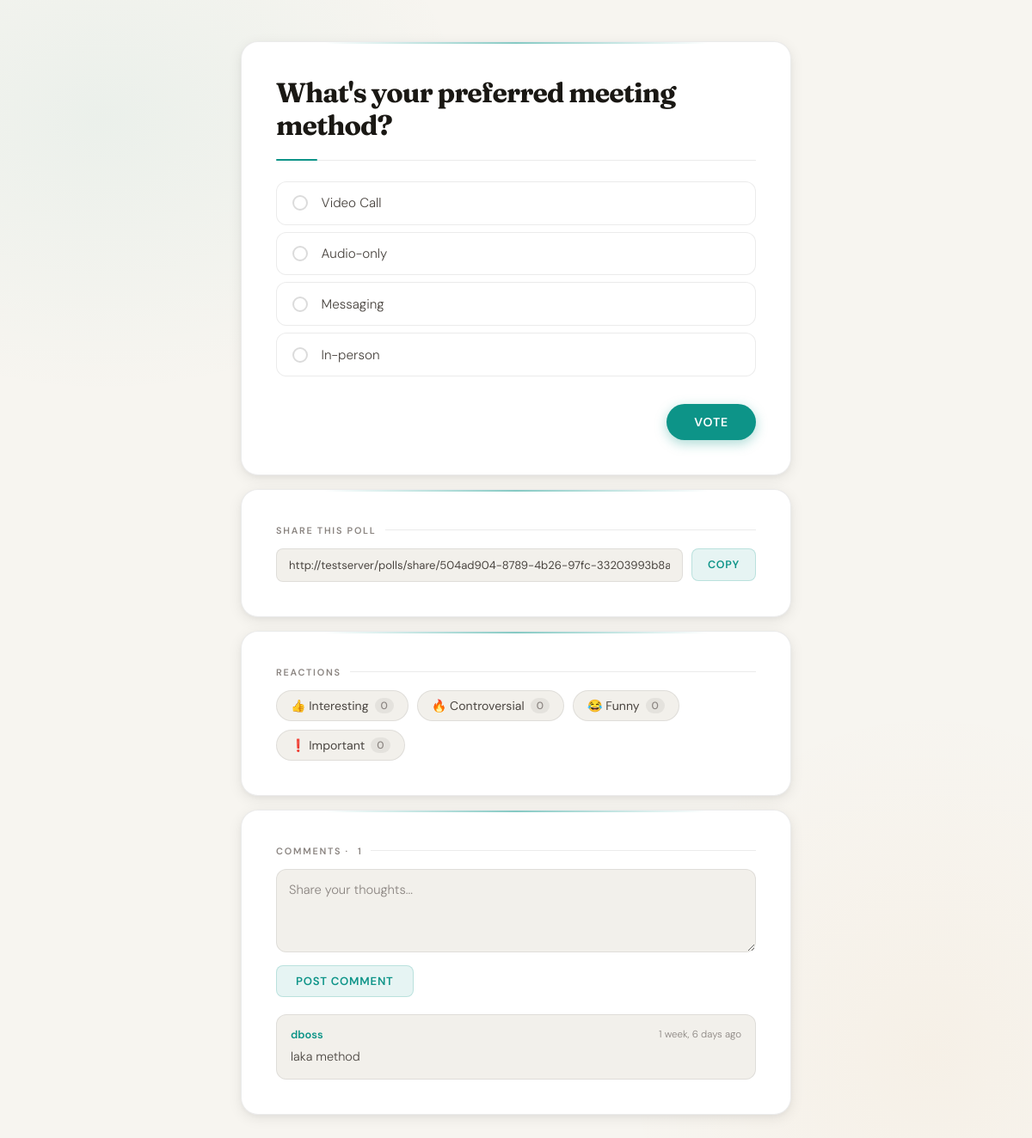
/polls/6/ (signed in), run on an earlier commit of the app's database.
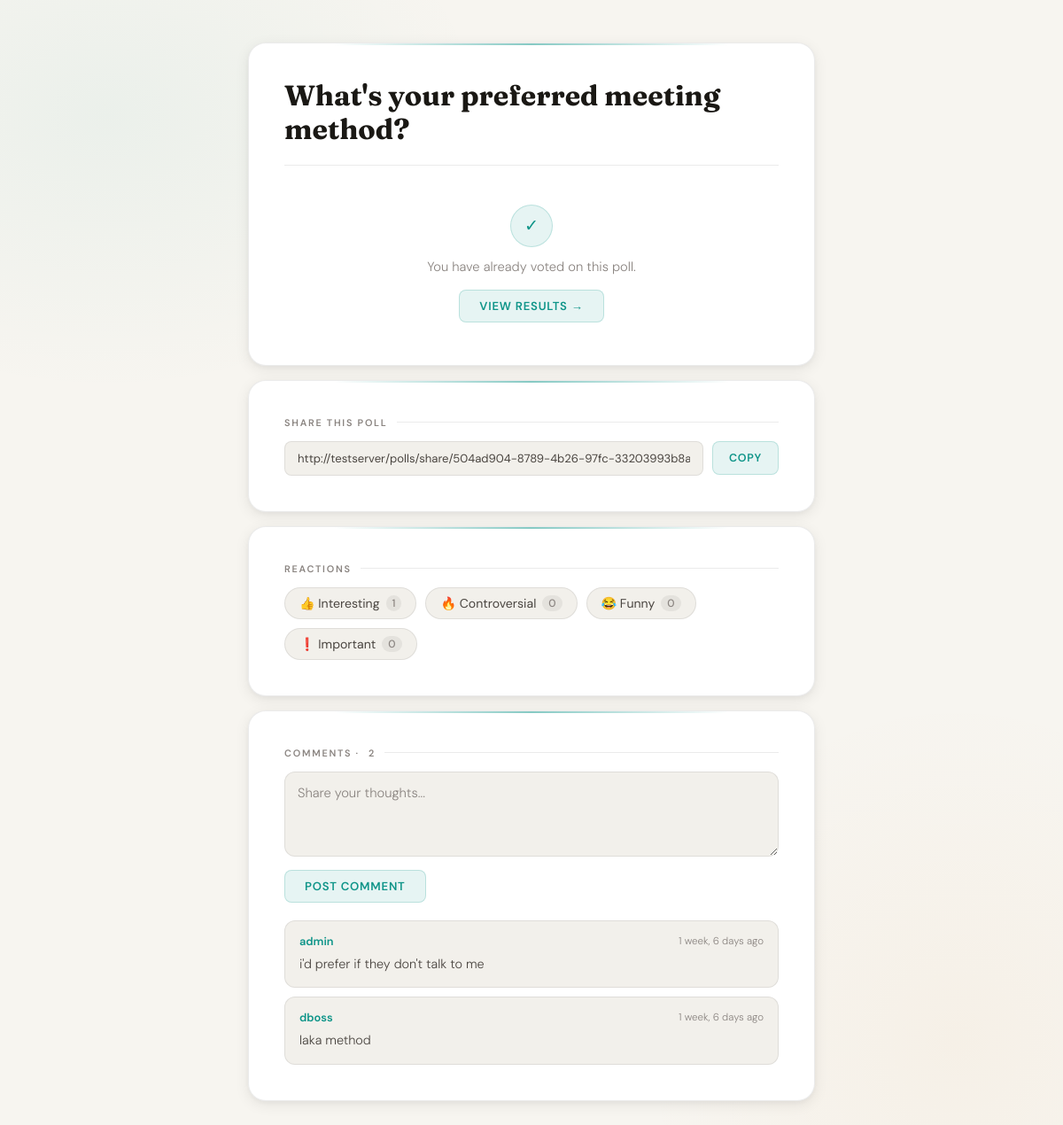
And on a later commit of the database.
### polls/models.py (models this page shows, shortened)
class Question(models.Model):
  question_text = models.CharField(max_length=200)
  pub_date = models.DateTimeField("date published", auto_now_add=True)
  share_token = models.UUIDField(default=uuid.uuid4, unique=True, editable=False)
  created_by = models.ForeignKey(User, on_delete=models.CASCADE, null=True, blank=True, related_name='created_polls')

class Choice(models.Model):
  question = models.ForeignKey(Question, on_delete=models.CASCADE)
  choice_text = models.CharField(max_length=200)
  votes = models.IntegerField(default=0)

class Comment(models.Model):
  question = models.ForeignKey(Question, on_delete=models.CASCADE, related_name="comments")
  user = models.ForeignKey(User, on_delete=models.CASCADE)
  text = models.TextField(max_length=500)
  created_at = models.DateTimeField(auto_now_add=True)

### polls/views.py (the view)
# urls.py: path("<int:pk>/", views.detail, name="detail"),
def detail(request, pk):
    question = get_object_or_404(Question, pk=pk)
    comments = question.comments.order_by('-created_at')
    reaction_choices = Reaction._meta.get_field('reaction_type').choices
    reaction_counts = {
        r[0]: question.reactions.filter(reaction_type=r[0]).count()
        for r in reaction_choices
    }
    user_has_voted = Vote.objects.filter(question=question, user=request.user).exists()
    return render(request, 'polls/detail.html', {
        'question': question,
        'comments': comments,
        'reaction_choices': reaction_choices,
        'reaction_counts': reaction_counts,
        'user_has_voted': user_has_voted,
    })

### polls/templatetags/polls_extras.py (called while the page is built)
@register.filter
def get_item(dictionary, key):
    return dictionary.get(key, 0)

### polls/templates/polls/detail.html (shortened to what this page needs)
{% load polls_extras %}
{% load static %}
<!DOCTYPE html>
<html lang="en">
<head>
  <link rel="stylesheet" href="{% static 'polls/detail_style.css' %}">
</head>
<body>
<div class="page-wrapper">
  <div class="card vote-card">
    {% if user_has_voted %}
      <h1 class="already-voted-title">{{ question.question_text }}</h1>
      <div class="already-voted">
        <span class="already-voted-icon">✓</span>
        <p>You have already voted on this poll.</p>
        <a href="{% url 'polls:results' question.id %}" class="btn-results">View Results →</a>
      </div>
    {% else %}
      <form action="{% url 'polls:vote' question.id %}" method="post">
        <fieldset>
          <legend>
            <h1>{{ question.question_text }}</h1>
          </legend>
          {% for choice in question.choice_set.all %}
            <label for="choice{{ forloop.counter }}" class="choice-container">{{ choice.choice_text }}</label><br>
          {% endfor %}
        </fieldset>
        <div class="btn-cont">
          <input type="submit" value="Vote">
        </div>
      </form>
    {% endif %}
  </div>
  <div class="card share-card">
    <p class="section-label">Share this poll</p>
    <div class="share-input-row">
      <input
        id="share-url"
        type="text"
        class="share-input"
        value="{{ request.scheme }}://{{ request.get_host }}{% url 'polls:share' question.share_token %}"
        readonly
      />
      <button class="copy-btn" onclick="copyLink(event)">Copy</button>
    </div>
  </div>
  <div class="card reactions-card">
    <p class="section-label">Reactions</p>
    <div class="reactions-grid" id="reactions-grid">
      {% for value, label in reaction_choices %}
      <button
        class="reaction-btn"
        data-reaction="{{ value }}"
        type="button"
        onclick="sendReaction('{{ value }}')"
      >
        {{ label }}
        <span class="reaction-count" id="count-{{ value }}">{{ reaction_counts|get_item:value }}</span>
      </button>
      {% endfor %}
    </div>
  </div>
  <div class="card comments-card">
    <p class="section-label">Comments · <span id="comment-count">{{ comments.count }}</span></p>
    <div class="comment-form">
      <form id="comment-form">
        <textarea
          class="comment-textarea"
          id="comment-text"
          name="text"
          placeholder="Share your thoughts..."
          rows="3"
        ></textarea>
        <button class="comment-submit" type="submit">Post Comment</button>
      </form>
    </div>
    <div class="comment-list" id="comment-list">
      {% for comment in comments %}
      <div class="comment-item">
        <div class="comment-header">
          <span class="comment-author">{{ comment.user.username }}</span>
          <span class="comment-time">{{ comment.created_at|timesince }} ago</span>
        </div>
        <p class="comment-text">{{ comment.text }}</p>
      </div>
      {% empty %}
      <p class="no-comments" id="no-comments-msg">No comments yet — be the first!</p>
      {% endfor %}
    </div>
  </div>
</div>
</body>
</html>

What changed in the data, as far as the page shows it:
no longer on this page (row unchanged): Choice: choice_text "Video Call"
no longer on this page (row unchanged): Choice: choice_text "Audio-only"
no longer on this page (row edited): Choice: choice_text "Messaging"
no longer on this page (row edited): Choice: choice_text "In-person"
added Comment: user.username "admin", created_at "1 week, 6 days", text "i'd prefer if they don't talk to me"
Also different on the page:
{{ comments.count }}: "1" → "2"
form field value: "Vote" → (not shown)
text now shown: "✓ You have already voted on this poll. VIEW RESULTS →"
new list line: "👍 Interesting 1"
list line gone: "👍 Interesting 0"
